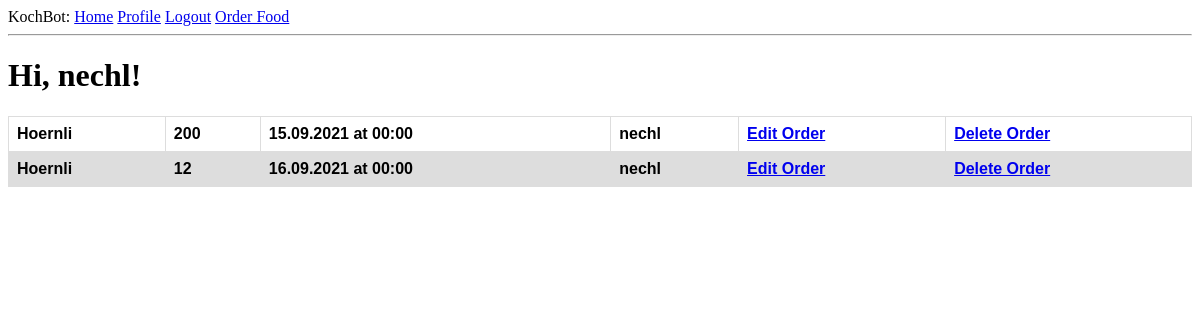
Before: /index (signed in) with the older database file.
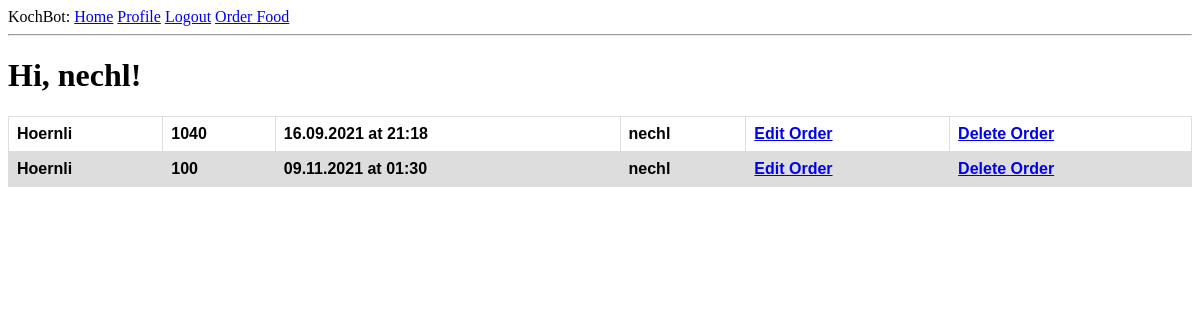
After: the same page with the newer database file.
### app/models.py (models this page shows, shortened)
class User(UserMixin, db.Model):
    id = db.Column(db.Integer, primary_key=True)
    username = db.Column(db.String(64), index=True, unique=True)
    email = db.Column(db.String(120), index=True, unique=True)
    password_hash = db.Column(db.String(128))
    orders = db.relationship('Order', backref='author', lazy='dynamic')

class Order(db.Model):
    id = db.Column(db.Integer, primary_key = True)
    food = db.Column(db.String(140))
    timestamp = db.Column(db.DateTime,  default=datetime.utcnow)
    amount = db.Column(db.Integer())
    finished_at = db.Column(db.DateTime, index = True)
    start_at = db.Column(db.DateTime)
    user_id = db.Column(db.Integer, db.ForeignKey('user.id'))

### app/routes.py (the view)
@app.route('/')
@app.route('/index')
@login_required
def index():
    orders = Order.query.order_by(Order.finished_at.asc()).all()
    return render_template('index.html', title='Home', orders=orders)

### app/models.py (called while the page is built)
@login.user_loader
def load_user(id):
    return User.query.get(int(id))

### app/templates/index.html
{% extends "base.html" %}
{% block content %}
    <h1>Hi, {{ current_user.username }}!</h1>
    <table id="orders">
        {% for order in orders %}
            {% include '_order.html' %}
        {% endfor %}
    </table>
{% endblock %}

### app/templates/base.html (shortened to what this page needs)
<html>
    <head>
        <link rel="stylesheet" href=" {{ url_for('static', filename='style/style.css') }}">
    </head>
    <body>
        <div>
            KochBot:
                <a href="{{ url_for('index') }}">Home</a>
                {% if current_user.is_anonymous %}
                <a href="{{ url_for('login') }}">Login</a>
                {% else %}
                <a href="{{ url_for('user', username=current_user.username) }}">Profile</a>
                <a href="{{ url_for('logout') }}">Logout</a>
                {% endif %}
                <a href="{{ url_for('order') }}">Order Food</a>
        </div>
        <hr>
        {% block content %}{% endblock %}
    </body>
</html>

### app/templates/_order.html
<tr id="orders">
    <th id="orders">{{ order.food }}</th>
    <th id="orders">{{ order.amount }}</th>
    <th id="orders">{{ order.finished_at.strftime("%d.%m.%Y at %H:%M") }}</th>
    <th id="orders">{{ order.user_id }}</th>
    <th id="orders"><a href="{{ url_for('edit_order', id=order.id) }}">Edit Order</a></th>
    <th id="orders"><a href="{{ url_for('delete_order', id=order.id) }}">Delete Order</a></th>
</tr>

### app/static/style/style.css (style rules this page uses)
table#orders { font-family: Arial, sans-serif; font-style:normal; border-collapse: collapse; width: 100%; }
td#orders, th#orders { border: 1px solid #dddddd; text-align: left; padding: 8px; }
tr#orders:nth-child(even) { background-color: #dddddd; }

Changed rows visible on the page:
removed Order: food "Hoernli", amount "200", finished_at "15.09.2021 at 00:00", user_id "nechl"
removed Order: food "Hoernli", amount "12", finished_at "16.09.2021 at 00:00", user_id "nechl"
added Order: food "Hoernli", amount "1040", finished_at "16.09.2021 at 21:18", user_id "nechl"
added Order: food "Hoernli", amount "100", finished_at "09.11.2021 at 01:30", user_id "nechl"
